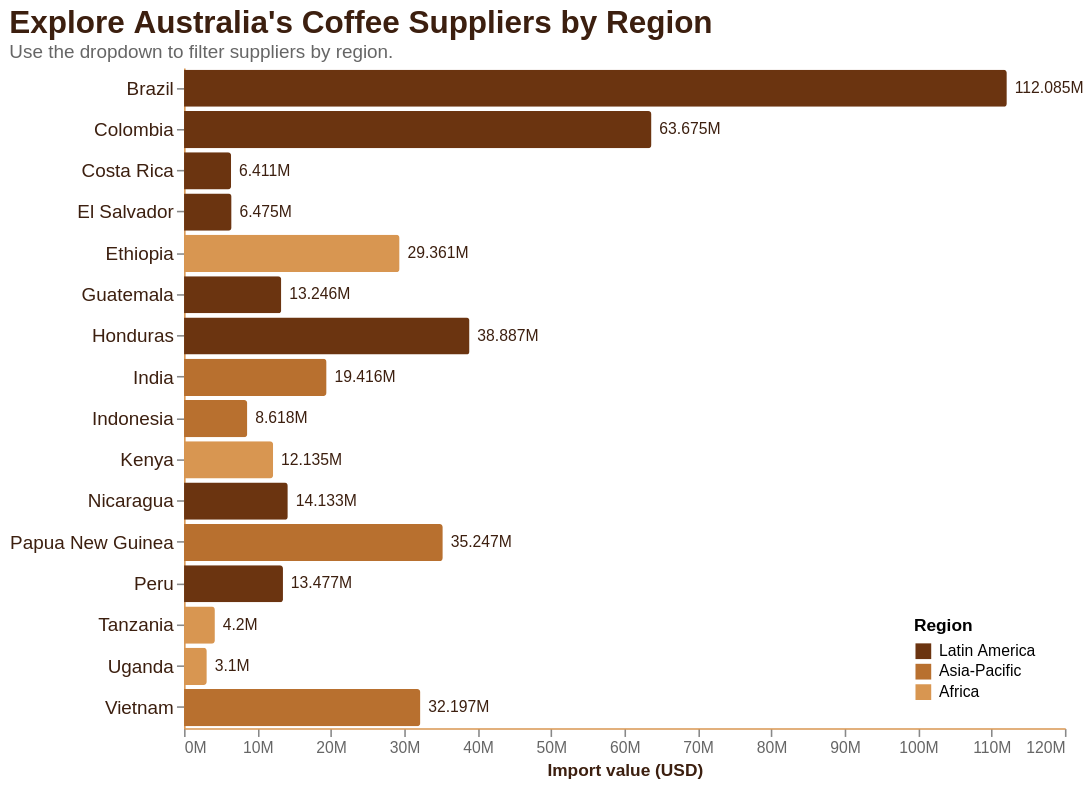

Describe this chart as a Vega-Lite specification.
### Vega-Lite specification from a JSON file in a GitHub repository (floating-point values rounded to 4 significant figures)
{"$schema": "https://vega.github.io/schema/vega-lite/v5.json", "title": {"text": "Explore Australia's Coffee Suppliers by Region", "subtitle": "Use the dropdown to filter suppliers by region.", "anchor": "start", "fontSize": 20, "subtitleFontSize": 12, "subtitleColor": "#666", "color": "#3C1F0F"}, "width": 560, "height": 420, "data": {"values": [{"country": "Brazil", "value": 112085, "region": "Latin America"}, {"country": "Colombia", "value": 63675, "region": "Latin America"}, {"country": "Honduras", "value": 38887, "region": "Latin America"}, {"country": "Papua New Guinea", "value": 35247, "region": "Asia-Pacific"}, {"country": "Vietnam", "value": 32197, "region": "Asia-Pacific"}, {"country": "Ethiopia", "value": 29361, "region": "Africa"}, {"country": "India", "value": 19416, "region": "Asia-Pacific"}, {"country": "Nicaragua", "value": 14133, "region": "Latin America"}, {"country": "Peru", "value": 13477, "region": "Latin America"}, {"country": "Guatemala", "value": 13246, "region": "Latin America"}, {"country": "Kenya", "value": 12135, "region": "Africa"}, {"country": "Indonesia", "value": 8618, "region": "Asia-Pacific"}, {"country": "El Salvador", "value": 6475, "region": "Latin America"}, {"country": "Costa Rica", "value": 6411, "region": "Latin America"}, {"country": "Tanzania", "value": 4200, "region": "Africa"}, {"country": "Uganda", "value": 3100, "region": "Africa"}]}, "params": [{"name": "Region", "value": "All", "bind": {"input": "select", "options": ["All", "Latin America", "Asia-Pacific", "Africa"], "name": "Choose region: "}}], "transform": [{"filter": "Region == 'All' || datum.region == Region"}, {"calculate": "datum.value * 1000", "as": "value_usd"}], "layer": [{"mark": {"type": "bar", "cornerRadiusEnd": 2}, "encoding": {"y": {"field": "country", "type": "nominal", "sort": "-x", "title": null, "axis": {"labelFontSize": 12, "labelColor": "#3C1F0F"}}, "x": {"field": "value_usd", "type": "quantitative", "title": "Import value (USD)", "axis": {"titleColor": "#3C1F0F", "labelColor": "#666", "grid": false, "format": "~s", "labelExpr": "replace(datum.label, 'G', 'B')"}}, "color": {"field": "region", "type": "nominal", "scale": {"domain": ["Latin America", "Asia-Pacific", "Africa"], "range": ["#6B3410", "#B8702F", "#D89651"]}, "legend": {"title": "Region", "orient": "bottom-right"}}, "tooltip": [{"field": "country", "type": "nominal", "title": "Country"}, {"field": "region", "type": "nominal", "title": "Region"}, {"field": "value_usd", "type": "quantitative", "title": "Value (USD)", "format": "$~s"}]}}, {"mark": {"type": "text", "align": "left", "dx": 5, "fontSize": 10, "color": "#3C1F0F"}, "encoding": {"y": {"field": "country", "type": "nominal", "sort": "-x"}, "x": {"field": "value_usd", "type": "quantitative"}, "text": {"field": "value_usd", "type": "quantitative", "format": "~s"}}}], "config": {"view": {"stroke": null}, "background": "transparent", "axis": {"domainColor": "#D89651"}}}
